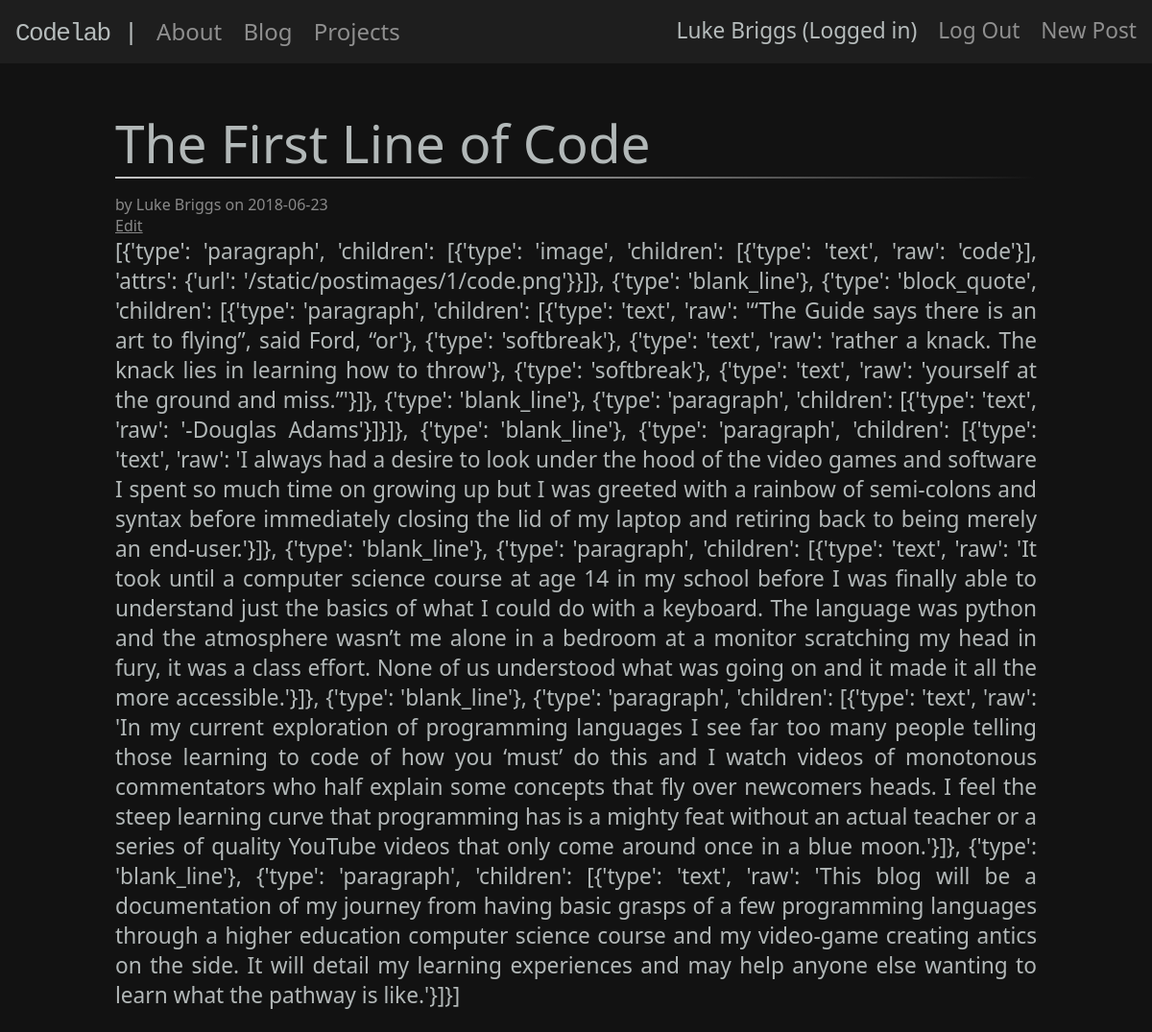
Page /6 (signed in) on the committed database.
### tables this page shows
CREATE TABLE user(
    id INTEGER PRIMARY KEY AUTOINCREMENT,
    username TEXT UNIQUE NOT NULL,
    password TEXT NOT NULL
);

CREATE TABLE post(
    id INTEGER PRIMARY KEY AUTOINCREMENT,
    author_id INTEGER NOT NULL,
    created TIMESTAMP NOT NULL DEFAULT CURRENT_TIMESTAMP,
    title TEXT NOT NULL,
    body TEXT NOT NULL,
    FOREIGN KEY (author_id) REFERENCES user(id)
);

### flaskr/blog.py (the view)
@bp.route('/<int:id>')
def post(id):
    db = get_db()
    post = db.execute(
        'SELECT p.id, title, body, created, author_id, username'
        ' FROM post p JOIN user u ON p.author_id = u.id'
        ' WHERE p.id = ?', (id, )
    ).fetchone()
    return render_template('blog/post.html', post=post, mistune=mistune, highlighter=highlighter)

### flaskr/auth.py (called while the page is built)
@bp.before_app_request
def load_logged_in_user():
    user_id = session.get('user_id')
    if user_id is None:
        g.user = None
    else:
        g.user = get_db().execute(
            "SELECT * FROM user WHERE id = ?", (user_id,)
        ).fetchone()

### flaskr/db.py (called while the page is built)
def get_db():
    if 'db' not in g:
        g.db = sqlite3.connect(
            current_app.config['DATABASE'],
            detect_types=sqlite3.PARSE_DECLTYPES
        )
        g.db.row_factory = sqlite3.Row
    return g.db

### flaskr/templates/blog/post.html (shortened to what this page needs)
{% extends 'base.html' %}
{% block content %}
    <article class="post">
        <header>
            <div>
                <h3 class="postTitle">{{ post['title'] }}</h3>
                <hr>
                <div class="about">by {{ post['username'] }} on {{ post['created'].strftime('%Y-%m-%d') }}</div>
            </div>
            {% if g.user['id'] == post['author_id'] %}
                <a class="action" href="{{ url_for('blog.update', id=post['id']) }}">Edit</a>
            {% endif %}
        </header>
        <p class="body">{{ mistune.markdown(post['body'], renderer=highlighter.HighlightRenderer()) | safe}}</p>
    </article>
{% endblock %}

### flaskr/templates/base.html (shortened to what this page needs)
<!DOCTYPE html>
<html lang="en">
<head>
    <link rel = "stylesheet" href = "{{ url_for('static', filename='style.css') }}">
</head>
<body>
    <nav>
        <a href="{{ url_for('index') }}"><h1>Codelab |</h1></a>
        <div class="pageLinks">
            <a href="{{ url_for('about.about') }}">About</a>
            <a href="{{ url_for('blog.blog_index') }}">Blog</a>
            <a href="{{ url_for('projects.projects') }}">Projects</a>
        </div>
        <div class="adminLinks">
            {% if g.user %}
                <p>{{ g.user['username'] }} (Logged in)
                <a href="{{ url_for('auth.logout') }}">Log Out</a>
                <a href="{{ url_for('blog.create') }}">New Post</a></p>
            {% endif %}
        </div>
    </nav>
    <section>
        {% block content %}{% endblock %}
    </section>
</body>
</html>

### flaskr/static/style.css (style rules this page uses)
* { padding: 0; margin: 0; }
html { font-family: system-ui, -apple-system, BlinkMacSystemFont, "Segoe UI", Roboto, Ubuntu, "Helvetica Neue", Oxygen, Cantarell, sans-serif; background: #121212; color: rgba(255, 255, 255, 0.50); max-width: 100vw; overflow-x: hidden; }
body { max-width: 100vw; }
a { color: inherit; text-decoration: inherit; }
nav { background: rgba(255, 255, 255, .05); padding-top: 16px; padding-bottom: 16px; width: 100vw; }
nav h1 { text-align: left; margin-left: 16px; display: inline-block; font-family: monospace; font-size: xx-large; }
.pageLinks { font-size: x-large; text-align: right; margin-right: 16px; display: inline-block; }
.pageLinks a { margin-left: 16px; }
.adminLinks { list-style: none; float: right; margin-right: 16px; }
.adminLinks a { color: rgba(255, 255, 255, 0.50); margin-left: 16px; }
article { margin-left: auto; margin-right: auto; margin-top: 32px; padding-top: 16px; background-color: rgba(255, 255, 255, 0); box-shadow: 5px 5px 5px rgba(255, 255, 255, 0); width: 50%; }
h1 { font-size: 111px; letter-spacing: -1.5px; font-weight: 300; color: #f7ffffb3; }
h3 { font-size: 55px; letter-spacing: 0px; font-weight: 300; line-height: 70px; color: #f7ffffb3; }
hr { border: 0; height: 2px; margin-bottom: 1rem; background-image: linear-gradient(to right, rgba(255, 255, 255, 0.75), rgba(255, 255, 255, 0.5), rgba(255, 255, 255, 0)); }
p { font-size: 17pt; max-width: 100%; font-weight: 300; color: #f7ffffb3; margin-bottom: 1em; }
article a { text-decoration: underline; }
@media all and (max-width: 1200px) { article { width: 80%; } }
@media all and (max-width: 1200px) { article p { text-align: justify; } }
@media all and (max-width: 1200px) { article h3 { white-space: pre-wrap; white-space: -moz-pre-wrap; white-space: pre-wrap; white-space: -o-pre-wrap; word-wrap: break-word; } }

### rows in the picture
user: user.username "Luke Briggs", username "Luke Briggs"
post: title "The First Line of Code", created "2018-06-23", markdown "[{'type': 'paragraph', 'children': [{'type': 'image', 'children': [{'type': 'text', 'raw': 'code'}], 'attrs': {'url': '/static/postimages/1/code.png'}}]}, {'type': 'blank_line'}, {'type': 'block_quote', 'children': [{'type': 'paragraph', 'children': [{'type': 'text', 'raw': '“The Guide says there is an art to flying”, said Ford, “or'}, {'type': 'softbreak'}, {'type': 'text', 'raw': 'rather a knack. The knack lies in learning how to throw'}, {'type': 'softbreak'}, {'type': 'text', 'raw': 'yourself at the ground and miss.”'}]}, {'type': 'blank_line'}, {'type': 'paragraph', 'children': [{'type': 'text', 'raw': '-Douglas Adams'}]}]}, {'type': 'blank_line'}, {'type': 'paragraph', 'children':…"
